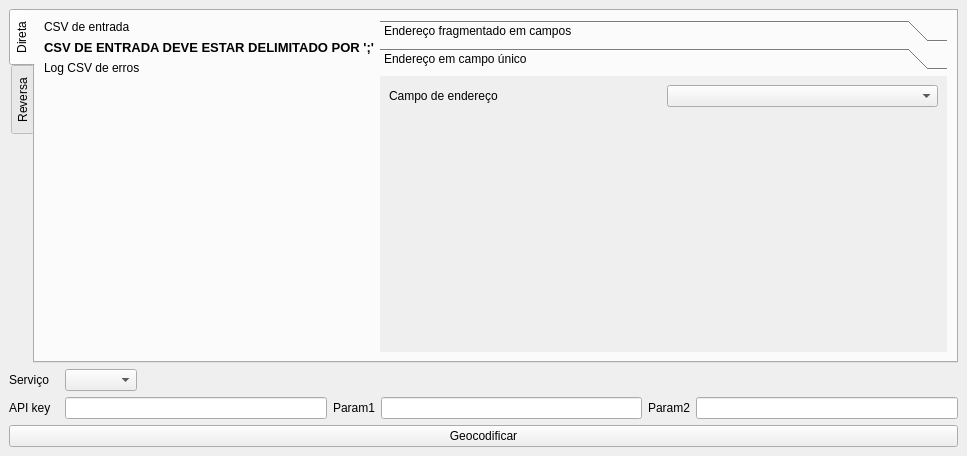
<?xml version="1.0" encoding="UTF-8"?>
<ui version="4.0">
 <class>QuickGeocoderDockWidgetBase</class>
 <widget class="QDockWidget" name="QuickGeocoderDockWidgetBase">
  <property name="geometry">
   <rect>
    <x>0</x>
    <y>0</y>
    <width>967</width>
    <height>456</height>
   </rect>
  </property>
  <property name="windowTitle">
   <string>Geocodificação</string>
  </property>
  <widget class="QWidget" name="dockWidgetContents">
   <layout class="QVBoxLayout" name="verticalLayout_5">
    <item>
     <widget class="QTabWidget" name="tabWidget">
      <property name="sizePolicy">
       <sizepolicy hsizetype="Expanding" vsizetype="Expanding">
        <horstretch>0</horstretch>
        <verstretch>0</verstretch>
       </sizepolicy>
      </property>
      <property name="tabPosition">
       <enum>QTabWidget::West</enum>
      </property>
      <property name="tabShape">
       <enum>QTabWidget::Rounded</enum>
      </property>
      <property name="currentIndex">
       <number>0</number>
      </property>
      <property name="elideMode">
       <enum>Qt::ElideNone</enum>
      </property>
      <property name="documentMode">
       <bool>false</bool>
      </property>
      <property name="tabsClosable">
       <bool>false</bool>
      </property>
      <property name="tabBarAutoHide">
       <bool>false</bool>
      </property>
      <widget class="QWidget" name="tabDirect">
       <attribute name="title">
        <string>Direta</string>
       </attribute>
       <layout class="QHBoxLayout" name="horizontalLayout_11">
        <item>
         <layout class="QVBoxLayout" name="verticalLayout_2">
          <item>
           <layout class="QHBoxLayout" name="horizontalLayout_8">
            <item>
             <widget class="QLabel" name="label_4">
              <property name="minimumSize">
               <size>
                <width>125</width>
                <height>0</height>
               </size>
              </property>
              <property name="text">
               <string>CSV de entrada</string>
              </property>
             </widget>
            </item>
            <item>
             <widget class="QgsFileWidget" name="inputFileWidget">
              <property name="fileWidgetButtonVisible">
               <bool>true</bool>
              </property>
              <property name="fullUrl">
               <bool>true</bool>
              </property>
              <property name="dialogTitle">
               <string>Select CSV input file</string>
              </property>
              <property name="filter">
               <string>Comma-separated values (*.csv)</string>
              </property>
             </widget>
            </item>
           </layout>
          </item>
          <item>
           <widget class="QLabel" name="label_12">
            <property name="text">
             <string>&lt;html&gt;&lt;head/&gt;&lt;body&gt;&lt;p align=&quot;center&quot;&gt;&lt;span style=&quot; font-size:10pt; font-weight:600;&quot;&gt;CSV DE ENTRADA DEVE ESTAR DELIMITADO POR ';'&lt;/span&gt;&lt;/p&gt;&lt;/body&gt;&lt;/html&gt;</string>
            </property>
           </widget>
          </item>
          <item>
           <layout class="QHBoxLayout" name="horizontalLayout_10">
            <item>
             <widget class="QLabel" name="label_11">
              <property name="minimumSize">
               <size>
                <width>125</width>
                <height>0</height>
               </size>
              </property>
              <property name="text">
               <string>Log CSV de erros</string>
              </property>
             </widget>
            </item>
            <item>
             <widget class="QgsFileWidget" name="errorOutputFileWidget">
              <property name="fullUrl">
               <bool>true</bool>
              </property>
              <property name="dialogTitle">
               <string>Select errors CSV output file</string>
              </property>
              <property name="filter">
               <string>Comma-separated values (*.csv)</string>
              </property>
             </widget>
            </item>
           </layout>
          </item>
          <item>
           <spacer name="verticalSpacer_5">
            <property name="orientation">
             <enum>Qt::Vertical</enum>
            </property>
            <property name="sizeHint" stdset="0">
             <size>
              <width>20</width>
              <height>40</height>
             </size>
            </property>
           </spacer>
          </item>
         </layout>
        </item>
        <item>
         <widget class="QToolBox" name="toolBox">
          <property name="currentIndex">
           <number>1</number>
          </property>
          <widget class="QWidget" name="multiPage">
           <property name="geometry">
            <rect>
             <x>0</x>
             <y>0</y>
             <width>447</width>
             <height>238</height>
            </rect>
           </property>
           <attribute name="label">
            <string>Endereço fragmentado em campos</string>
           </attribute>
           <layout class="QVBoxLayout" name="verticalLayout_3">
            <item>
             <layout class="QHBoxLayout" name="horizontalLayout_3">
              <item>
               <widget class="QLabel" name="label_5">
                <property name="text">
                 <string>Logradouro</string>
                </property>
               </widget>
              </item>
              <item>
               <widget class="QComboBox" name="addressCombo"/>
              </item>
             </layout>
            </item>
            <item>
             <layout class="QHBoxLayout" name="horizontalLayout_4">
              <item>
               <widget class="QLabel" name="label_6">
                <property name="text">
                 <string>Bairro</string>
                </property>
               </widget>
              </item>
              <item>
               <widget class="QComboBox" name="neighborhoodCombo"/>
              </item>
             </layout>
            </item>
            <item>
             <layout class="QHBoxLayout" name="horizontalLayout_5">
              <item>
               <widget class="QLabel" name="label_7">
                <property name="text">
                 <string>Cidade</string>
                </property>
               </widget>
              </item>
              <item>
               <widget class="QComboBox" name="cityCombo"/>
              </item>
             </layout>
            </item>
            <item>
             <layout class="QHBoxLayout" name="horizontalLayout_6">
              <item>
               <widget class="QLabel" name="label_8">
                <property name="text">
                 <string>Estado/Distrito</string>
                </property>
               </widget>
              </item>
              <item>
               <widget class="QComboBox" name="stateCombo"/>
              </item>
             </layout>
            </item>
            <item>
             <layout class="QHBoxLayout" name="horizontalLayout_7">
              <item>
               <widget class="QLabel" name="label_9">
                <property name="text">
                 <string>País</string>
                </property>
               </widget>
              </item>
              <item>
               <widget class="QComboBox" name="countryCombo"/>
              </item>
             </layout>
            </item>
            <item>
             <spacer name="verticalSpacer_2">
              <property name="orientation">
               <enum>Qt::Vertical</enum>
              </property>
              <property name="sizeHint" stdset="0">
               <size>
                <width>20</width>
                <height>40</height>
               </size>
              </property>
             </spacer>
            </item>
           </layout>
          </widget>
          <widget class="QWidget" name="singlePage">
           <property name="geometry">
            <rect>
             <x>0</x>
             <y>0</y>
             <width>447</width>
             <height>238</height>
            </rect>
           </property>
           <attribute name="label">
            <string>Endereço em campo único</string>
           </attribute>
           <layout class="QVBoxLayout" name="verticalLayout_4">
            <item>
             <layout class="QHBoxLayout" name="horizontalLayout_9">
              <item>
               <widget class="QLabel" name="label_10">
                <property name="text">
                 <string>Campo de endereço</string>
                </property>
               </widget>
              </item>
              <item>
               <widget class="QComboBox" name="fullAddressCombo"/>
              </item>
             </layout>
            </item>
            <item>
             <spacer name="verticalSpacer_3">
              <property name="orientation">
               <enum>Qt::Vertical</enum>
              </property>
              <property name="sizeHint" stdset="0">
               <size>
                <width>20</width>
                <height>40</height>
               </size>
              </property>
             </spacer>
            </item>
           </layout>
          </widget>
         </widget>
        </item>
       </layout>
      </widget>
      <widget class="QWidget" name="tabReverse">
       <attribute name="title">
        <string>Reversa</string>
       </attribute>
       <layout class="QVBoxLayout" name="verticalLayout">
        <item>
         <layout class="QHBoxLayout" name="horizontalLayout">
          <item>
           <widget class="QLabel" name="label_2">
            <property name="minimumSize">
             <size>
              <width>180</width>
              <height>0</height>
             </size>
            </property>
            <property name="maximumSize">
             <size>
              <width>180</width>
              <height>16777215</height>
             </size>
            </property>
            <property name="text">
             <string>Camada de pontos</string>
            </property>
           </widget>
          </item>
          <item>
           <widget class="QgsMapLayerComboBox" name="layersCombo"/>
          </item>
         </layout>
        </item>
        <item>
         <layout class="QHBoxLayout" name="horizontalLayout_2">
          <item>
           <widget class="QLabel" name="label_3">
            <property name="minimumSize">
             <size>
              <width>180</width>
              <height>0</height>
             </size>
            </property>
            <property name="maximumSize">
             <size>
              <width>180</width>
              <height>16777215</height>
             </size>
            </property>
            <property name="text">
             <string>Novo atributo de endereço</string>
            </property>
           </widget>
          </item>
          <item>
           <widget class="QLineEdit" name="newAttributeEdit"/>
          </item>
         </layout>
        </item>
        <item>
         <spacer name="verticalSpacer">
          <property name="orientation">
           <enum>Qt::Vertical</enum>
          </property>
          <property name="sizeHint" stdset="0">
           <size>
            <width>20</width>
            <height>40</height>
           </size>
          </property>
         </spacer>
        </item>
       </layout>
      </widget>
     </widget>
    </item>
    <item>
     <layout class="QHBoxLayout" name="horizontalLayout_13">
      <item>
       <widget class="QLabel" name="label_13">
        <property name="minimumSize">
         <size>
          <width>50</width>
          <height>0</height>
         </size>
        </property>
        <property name="text">
         <string>Serviço</string>
        </property>
       </widget>
      </item>
      <item>
       <widget class="QComboBox" name="serviceCombo"/>
      </item>
      <item>
       <spacer name="horizontalSpacer">
        <property name="orientation">
         <enum>Qt::Horizontal</enum>
        </property>
        <property name="sizeHint" stdset="0">
         <size>
          <width>40</width>
          <height>20</height>
         </size>
        </property>
       </spacer>
      </item>
     </layout>
    </item>
    <item>
     <layout class="QHBoxLayout" name="horizontalLayout_12">
      <item>
       <widget class="QLabel" name="apiKeyLabel">
        <property name="minimumSize">
         <size>
          <width>50</width>
          <height>0</height>
         </size>
        </property>
        <property name="text">
         <string>&lt;html&gt;&lt;head/&gt;&lt;body&gt;&lt;p&gt;API key&lt;/p&gt;&lt;/body&gt;&lt;/html&gt;</string>
        </property>
       </widget>
      </item>
      <item>
       <widget class="QLineEdit" name="apiKeyEdit"/>
      </item>
      <item>
       <widget class="QLabel" name="param1Label">
        <property name="enabled">
         <bool>true</bool>
        </property>
        <property name="text">
         <string>Param1</string>
        </property>
       </widget>
      </item>
      <item>
       <widget class="QLineEdit" name="param1Edit">
        <property name="enabled">
         <bool>true</bool>
        </property>
       </widget>
      </item>
      <item>
       <widget class="QLabel" name="param2Label">
        <property name="enabled">
         <bool>true</bool>
        </property>
        <property name="text">
         <string>Param2</string>
        </property>
       </widget>
      </item>
      <item>
       <widget class="QLineEdit" name="param2Edit">
        <property name="enabled">
         <bool>true</bool>
        </property>
       </widget>
      </item>
     </layout>
    </item>
    <item>
     <widget class="QPushButton" name="geocodeButton">
      <property name="text">
       <string>Geocodificar</string>
      </property>
     </widget>
    </item>
   </layout>
  </widget>
 </widget>
 <customwidgets>
  <customwidget>
   <class>QgsFileWidget</class>
   <extends>QWidget</extends>
   <header>qgsfilewidget.h</header>
  </customwidget>
  <customwidget>
   <class>QgsMapLayerComboBox</class>
   <extends>QComboBox</extends>
   <header>qgsmaplayercombobox.h</header>
  </customwidget>
 </customwidgets>
 <resources/>
 <connections/>
</ui>
